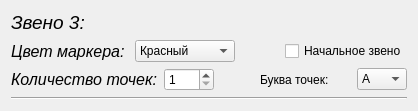
                 <widget class="QWidget" name="linkForm_3" native="true">
                  <layout class="QVBoxLayout" name="verticalLayout_16">
                   <item>
                    <widget class="QLabel" name="label_51">
                     <property name="font">
                      <font>
                       <pointsize>14</pointsize>
                       <italic>true</italic>
                      </font>
                     </property>
                     <property name="text">
                      <string>Звено 3:</string>
                     </property>
                    </widget>
                   </item>
                   <item>
                    <layout class="QHBoxLayout" name="horizontalLayout_30">
                     <property name="spacing">
                      <number>10</number>
                     </property>
                     <item>
                      <widget class="QLabel" name="label_52">
                       <property name="font">
                        <font>
                         <pointsize>12</pointsize>
                         <italic>true</italic>
                        </font>
                       </property>
                       <property name="text">
                        <string>Цвет маркера:</string>
                       </property>
                      </widget>
                     </item>
                     <item>
                      <widget class="QComboBox" name="link_3_color">
                       <property name="minimumSize">
                        <size>
                         <width>100</width>
                         <height>0</height>
                        </size>
                       </property>
                       <item>
                        <property name="text">
                         <string>Красный</string>
                        </property>
                       </item>
                       <item>
                        <property name="text">
                         <string>Желтый</string>
                        </property>
                       </item>
                       <item>
                        <property name="text">
                         <string>Синий</string>
                        </property>
                       </item>
                       <item>
                        <property name="text">
                         <string>Зелёный</string>
                        </property>
                       </item>
                      </widget>
                     </item>
                     <item>
                      <spacer name="horizontalSpacer_27">
                       <property name="orientation">
                        <enum>Qt::Horizontal</enum>
                       </property>
                       <property name="sizeHint" stdset="0">
                        <size>
                         <width>40</width>
                         <height>20</height>
                        </size>
                       </property>
                      </spacer>
                     </item>
                     <item>
                      <widget class="QCheckBox" name="link_3_initial">
                       <property name="text">
                        <string>Начальное звено</string>
                       </property>
                      </widget>
                     </item>
                    </layout>
                   </item>
                   <item>
                    <layout class="QHBoxLayout" name="horizontalLayout_31">
                     <item>
                      <widget class="QLabel" name="label_53">
                       <property name="font">
                        <font>
                         <pointsize>12</pointsize>
                         <italic>true</italic>
                        </font>
                       </property>
                       <property name="text">
                        <string>Количество точек:</string>
                       </property>
                      </widget>
                     </item>
                     <item>
                      <widget class="QSpinBox" name="link_3_points">
                       <property name="maximumSize">
                        <size>
                         <width>50</width>
                         <height>16777215</height>
                        </size>
                       </property>
                       <property name="minimum">
                        <number>1</number>
                       </property>
                       <property name="maximum">
                        <number>3</number>
                       </property>
                      </widget>
                     </item>
                     <item>
                      <spacer name="horizontalSpacer_28">
                       <property name="orientation">
                        <enum>Qt::Horizontal</enum>
                       </property>
                       <property name="sizeType">
                        <enum>QSizePolicy::Minimum</enum>
                       </property>
                       <property name="sizeHint" stdset="0">
                        <size>
                         <width>40</width>
                         <height>20</height>
                        </size>
                       </property>
                      </spacer>
                     </item>
                     <item>
                      <widget class="QLabel" name="label_54">
                       <property name="text">
                        <string>Буква точек:</string>
                       </property>
                      </widget>
                     </item>
                     <item>
                      <widget class="QComboBox" name="link_3_letter">
                       <property name="maximumSize">
                        <size>
                         <width>50</width>
                         <height>16777215</height>
                        </size>
                       </property>
                       <item>
                        <property name="text">
                         <string>A</string>
                        </property>
                       </item>
                       <item>
                        <property name="text">
                         <string>B</string>
                        </property>
                       </item>
                       <item>
                        <property name="text">
                         <string>C</string>
                        </property>
                       </item>
                       <item>
                        <property name="text">
                         <string>D</string>
                        </property>
                       </item>
                       <item>
                        <property name="text">
                         <string>E</string>
                        </property>
                       </item>
                       <item>
                        <property name="text">
                         <string>F</string>
                        </property>
                       </item>
                       <item>
                        <property name="text">
                         <string>G</string>
                        </property>
                       </item>
                      </widget>
                     </item>
                    </layout>
                   </item>
                   <item>
                    <widget class="Line" name="line_3">
                     <property name="orientation">
                      <enum>Qt::Horizontal</enum>
                     </property>
                    </widget>
                   </item>
                  </layout>
                 </widget>
